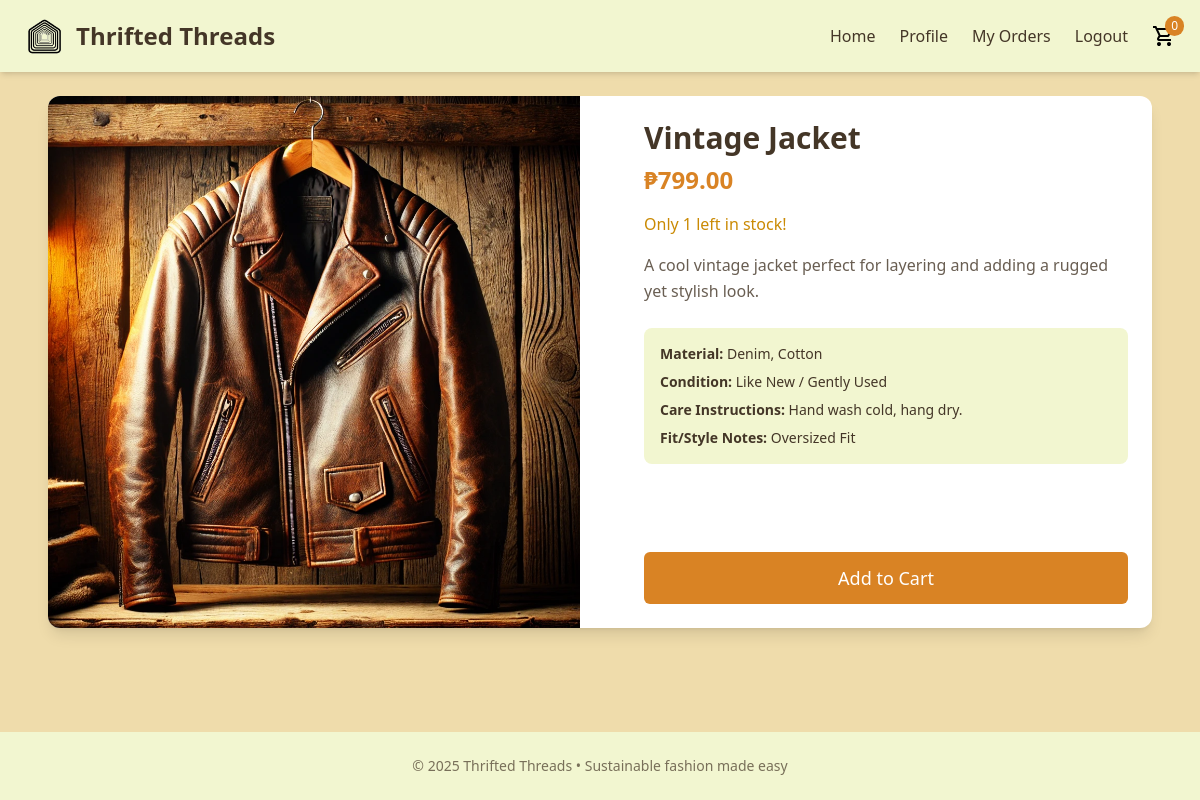
The page /php/item_details.php?id=13 (signed in) on the database its author committed.
### tables this page shows
CREATE TABLE `products` (
  `id` int(11) NOT NULL,
  `name` varchar(255) NOT NULL,
  `description` text NOT NULL,
  `price` decimal(10,2) NOT NULL,
  `image` varchar(255) NOT NULL,
  `created_at` timestamp NOT NULL DEFAULT current_timestamp(),
  `stock` int(11) NOT NULL DEFAULT 0,
  `material` varchar(255) DEFAULT NULL,
  `condition_note` varchar(255) DEFAULT NULL,
  `care_instructions` text DEFAULT NULL,
  `fit_style` text DEFAULT NULL
);

### php/item_details.php (the view, shortened to what this page needs)
<?php
include 'db_conn.php';
$product = null;
$cart_count = 0;
if (isset($_GET['id'])) {
    $product_id = intval($_GET['id']);
    $stmt = $conn->prepare("SELECT * FROM products WHERE id = ?");
    $stmt->bind_param("i", $product_id);
    $stmt->execute();
    $result = $stmt->get_result();
    $product = $result->fetch_assoc();
}
if (isset($_SESSION['user_id'])) {
    $user_id = $_SESSION['user_id'];
    $cart_query = $conn->prepare("SELECT SUM(quantity) as total_items FROM cart WHERE user_id = ?");
    $cart_query->bind_param("i", $user_id);
    $cart_query->execute();
    $cart_result = $cart_query->get_result();
    $cart_data = $cart_result->fetch_assoc();
    $cart_count = $cart_data['total_items'] ?? 0;
}
?>
<!DOCTYPE html>
<html lang="en">
<head>
  <script src="https://cdn.tailwindcss.com"></script>
</head>
<body class="bg-[#EFDCAB] text-[#443627] min-h-screen flex flex-col">
<nav class="bg-[#F2F6D0] shadow-md px-6 py-4 flex justify-between items-center sticky top-0 z-50">
<div class="flex items-center space-x-3">
    <a href="homepage.php" class="flex items-center space-x-3">
      <img src="../images/logo/logo.png" alt="Thrift Hive Logo" class="h-10">
      <h1 class="text-2xl font-bold">Thrifted Threads</h1>
    </a>
  </div>
  <div class="flex items-center space-x-6">
    <a href="homepage.php" class="hover:text-[#D98324] font-medium transition">Home</a>
    <a href="profile.php" class="hover:text-[#D98324] font-medium">Profile</a>
        <a href="my_orders.php" class="hover:text-[#D98324] font-medium">My Orders</a>
    <form method="POST" class="inline">
      <button type="submit" name="logout" class="hover:text-[#D98324] font-medium transition bg-transparent border-none cursor-pointer">Logout</button>
    </form>
    <a href="cart.php" class="relative">
  <img src="../images/icons/shopping_cart_black.svg" alt="Cart" class="h-6">
  <span class="absolute -top-2 -right-2 bg-[#D98324] text-white text-xs px-1.5 py-0.5 rounded-full">
    <?php echo $cart_count; ?>
  </span>
</a>
  </div>
</nav>
<main class="flex-grow">
  <div class="max-w-6xl mx-auto p-6">
    <?php if ($product): ?>
      <div class="grid grid-cols-1 md:grid-cols-2 gap-10 bg-white shadow-lg rounded-xl overflow-hidden">
        <div class="w-full h-full">
          <img src="../admin/<?= htmlspecialchars($product['image']) ?>" alt="<?= htmlspecialchars($product['name']) ?>" class="w-full h-full object-cover max-h-[600px]">
        </div>
        <div class="p-6 flex flex-col justify-between">
          <div>
            <h2 class="text-3xl font-bold mb-2"><?= htmlspecialchars($product['name']) ?></h2>
            <p class="text-2xl text-[#D98324] font-semibold mb-4">₱<?= number_format($product['price'], 2) ?></p>
            <p class="mb-4">
  <?php if ($product['stock'] > 10): ?>
    <span class="text-green-600 font-medium">In Stock</span>
  <?php elseif ($product['stock'] > 0): ?>
    <span class="text-yellow-600 font-medium">Only <?= $product['stock'] ?> left in stock!</span>
  <?php else: ?>
    <span class="text-red-600 font-medium">Out of Stock</span>
  <?php endif; ?>
</p>
<p class="text-base text-[#443627]/80 leading-relaxed mb-6">
  <?= nl2br(htmlspecialchars($product['description'])) ?>
</p>
<div class="bg-[#F2F6D0] p-4 rounded-lg text-sm space-y-2">
  <p><span class="font-semibold">Material:</span> <?= htmlspecialchars($product['material'] ?? 'N/A') ?></p>
  <p><span class="font-semibold">Condition:</span> <?= htmlspecialchars($product['condition_note'] ?? 'N/A') ?></p>
  <p><span class="font-semibold">Care Instructions:</span> <?= nl2br(htmlspecialchars($product['care_instructions'] ?? 'N/A')) ?></p>
  <p><span class="font-semibold">Fit/Style Notes:</span> <?= nl2br(htmlspecialchars($product['fit_style'] ?? 'N/A')) ?></p>
</div>
          </div>
          <?php if ($product['stock'] > 0): ?>
  <form method="POST" action="add_to_cart.php" class="mt-4">
    <button type="submit" name="add_to_cart" class="w-full bg-[#D98324] hover:bg-[#443627] text-white text-lg font-medium py-3 rounded-md transition duration-200">
      Add to Cart
    </button>
  </form>
<?php else: ?>
  <div class="mt-4 text-center text-red-500 font-medium">This item is currently out of stock.</div>
<?php endif; ?>
        </div>
      </div>
    <?php endif; ?>
  </div>
</main>
<footer class="bg-[#F2F6D0] text-center text-sm text-[#443627]/70 py-6 mt-10">
  &copy; 2025 Thrifted Threads • Sustainable fashion made easy
</footer>
</body>
</html>

### rows shown on the page
products: image (picture), name "Vintage Jacket", price "799.00", stock "1", description "A cool vintage jacket perfect for layering and adding a rugged yet stylish look.", material "Denim, Cotton", condition_note "Like New / Gently Used", care_instructions "Hand wash cold, hang dry.", fit_style "Oversized Fit"

### other values the page prints
$cart_count "0"
